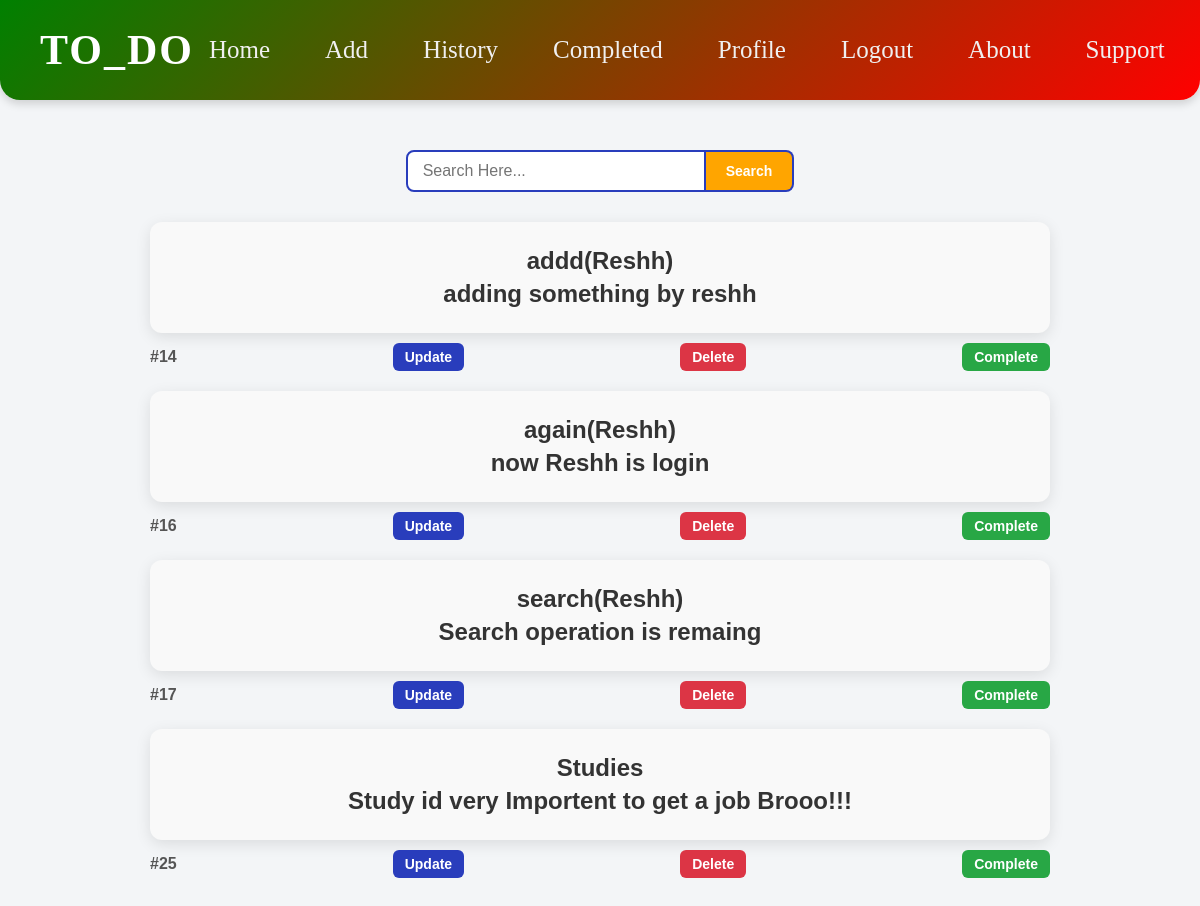
The page /base (signed in) on the database its author committed.
### base/models.py (models this page shows)
class TaskModel(models.Model):
    title=models.CharField(max_length=100)
    desc=models.CharField(max_length=100)
    is_completed = models.BooleanField(default=False)
    host=models.ForeignKey(User,on_delete=models.CASCADE)

### base/views.py (the view)
# urls.py: path('',views.home,name='home'),
def home(request):
    user = request.user
    if 'q' in request.GET:
        q = request.GET['q']
        all_data = TaskModel.objects.filter(
            (Q(title__icontains=q) & Q(host=user)) |
            (Q(desc__icontains=q) & Q(host=user))
        )
    else:
        all_data = TaskModel.objects.filter(host=user, is_completed=False)
    return render(request, 'home.html', {'data': all_data})

### base/templates/home.html
{% extends 'main.html' %}
{% block content %}
<div class="home">
    <form action="" style="display:flex; justify-content:center; margin:30px 0;">
        <input type="text" name="q" placeholder="Search Here..."
            style="width:300px; padding:10px 15px; border:2px solid #293dbc; border-radius:8px 0 0 8px; font-size:16px; outline:none; transition:0.3s;">
        <input type="submit" value="Search"
            style="padding:10px 20px; border:2px solid #293dbc; border-left:none; background-color:orange; color:white; font-weight:bold; font-size:14px; border-radius:0 8px 8px 0; cursor:pointer; transition:0.3s;">
    </form>
    {% for i in data %}
        <div class="task">
            <h2>{{ i.title }}</h2>
            <h2>{{ i.desc }}</h2>
        </div>
        <div class="task-footer">
            <span class="article-id">#{{ i.id }}</span>
            <a href="{% url 'update' i.id %}" class="btn-read btn-update">Update</a>
            <a href="{% url 'confirm_delete' i.id %}" class="btn-read btn-delete">Delete</a>
            <a href="{% url 'complete' i.id %}" class="btn-read" style="background:#28a745;">Complete</a>
        </div>
    {% endfor %}
</div>
{% endblock content %}

### templates/main.html (shortened to what this page needs)
{% load  static %}
<!DOCTYPE html>
<html lang="en">
<head>
    <link rel="stylesheet" href="{% static 'style.css' %}">
</head>
<body>
    {% include 'nav.html' %}
    {% block content %}
    {% endblock content %}
</body>
</html>

### templates/nav.html
<nav>
    <div class="logo">
        <h2>TO_DO</h2>
    </div>
    <div class="links">
        {% if request.user.is_authenticated %}
          <a href="{% url 'home' %}">Home</a>
          <a href="{% url  'add' %}">Add</a>
          <a href="{% url 'history' %}">History</a>
          <a href="{% url 'completed' %}">Completed</a>
          <a href="{% url 'profile' %}">Profile</a>
          <a href="{% url 'logout_' %}">Logout</a>
          <a href="{% url 'about' %}">About</a>
          <a href="{% url 'support' %}">Support</a>
        {% else %}
         <a href="{% url 'register' %}">Rigister</a>
         <a href="{% url  'login_' %}">Login</a>
        {% endif %}
    </div>
</nav>

### static/style.css (style rules this page uses)
* { margin: 0; padding: 0; box-sizing: border-box; }
body { background: #f3f5f7; }
nav { width: 100%; background: linear-gradient(135deg, green,red); padding: 0 40px; display: flex; justify-content: space-between; align-items: center; box-shadow: 0 4px 8px rgba(0,0,0,0.15); position: sticky; top: 0; z-index: 1000; border-radius: 0 0 20px 20px; min-height: 100px; }
nav .logo h2 { color: #fff; font-size: 42px; letter-spacing: 2px; font-weight: 700; }
nav .links { display: flex; gap: 25px; }
nav .links a { text-decoration: none; color: #f0f0f0; font-size: 25px; font-weight: 500; padding: 8px 15px; border-radius: 30px; transition: 0.3s; }
.home { width: 90%; max-width: 900px; margin: 50px auto; font-family: Arial, sans-serif; }
.task { background-color: #f9f9f9; padding: 20px; border-radius: 12px; box-shadow: 0 4px 15px rgba(0,0,0,0.1); margin-bottom: 10px; }
.task h2 { margin: 5px 0; color: #333; }
.task-footer { display: flex; justify-content: space-between; align-items: center; margin-bottom: 20px; }
.task-footer .article-id { font-weight: bold; color: #555; }
.btn-read { padding: 6px 12px; border-radius: 6px; text-decoration: none; font-size: 14px; font-weight: bold; transition: 0.3s; color: white; }
.btn-update { background-color: #293dbc; }
.btn-delete { background-color: #dc3545; }
.home h2 { text-align: center; color: #333; margin-bottom: 20px; }
.task-footer a { padding: 6px 12px; border-radius: 6px; text-decoration: none; font-size: 14px; font-weight: bold; transition: 0.3s; }

### rows shown on the page
TaskModel: title "addd(Reshh)", desc "adding something by reshh", id "14"
TaskModel: title "again(Reshh)", desc "now Reshh is login", id "16"
TaskModel: title "search(Reshh)", desc "Search operation is remaing", id "17"
TaskModel: title "Studies", desc "Study id very Importent to get a job Brooo!!!", id "25"
